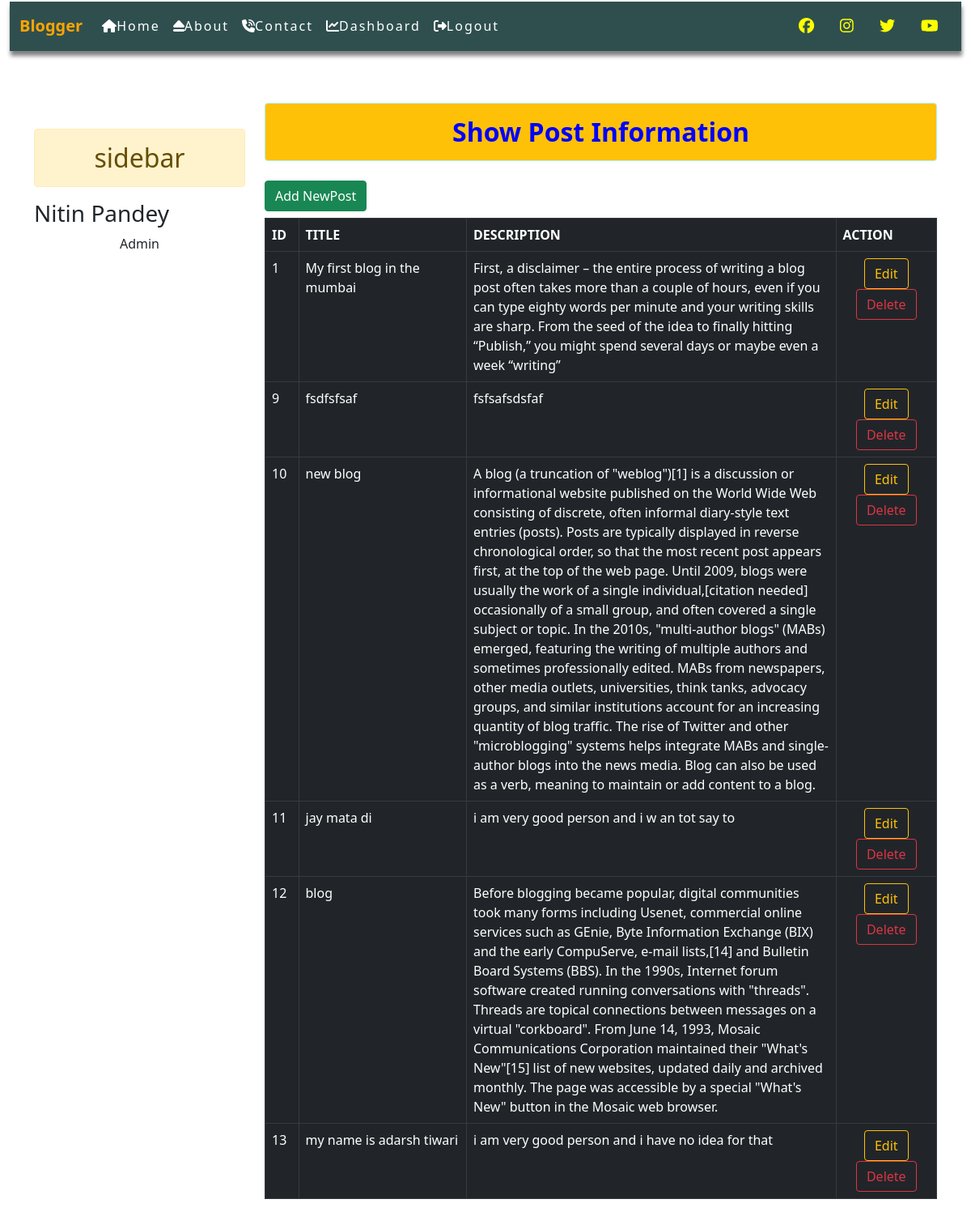
The page /dashboard/ (signed in) on the database its author committed.
### blog/models.py (models this page shows)
class Post(models.Model):
    id = models.AutoField(primary_key=True)
    title=models.CharField(max_length=50)
    desc=models.TextField()

### blog/views.py (the view)
# urls.py: path('dashboard/',views.dashboard,name='dashboardpage'),
def dashboard(request):
    if request.user.is_authenticated:
        posts=Post.objects.all()
        user=request.user
        fullname=user.get_full_name;
        gps=user.groups.all()
        return render(request,'blog/dashboard.html',{'posts':posts,'fullname':fullname,'groups':gps})
    else:
        return HttpResponseRedirect('/login/')

### blog/templates/blog/dashboard.html (shortened to what this page needs)
{% extends 'blog/base.html' %}
{% block side %}
<div class='col-sm-3'>
<h2 class='mt-5 text-center alert alert-warning'>sidebar</h2>
<h3 class='text-capitalize font-weigth-bold'>{{fullname}}</h3>
{% for group in groups %}
<p class='text-capitalize text-center'>{{group.name}}</p>
{% endfor %}
</div>
{% endblock side %}
{% block content %}
  <div class="col-sm-9">
      <h2 class='mt-3 text-center alert alert-info bg-warning' style='color:blue;font-weight:
      bold;'>Show Post Information</h2>
      <a href="{% url 'addpost'%}" class='my-2 btn btn-success'>Add NewPost</a>
      {% if posts %}
      <table class='table table-hover table-bordered table-dark'>
        <thead>
          <tr>
            <th style='width:5%'>ID</th>
            <th style='width:25%'>TITLE</th>
            <th style='width:55%'>DESCRIPTION</th>
            <th style='width:15%'>ACTION</th>
          </tr>
        </thead>
        <tbody>
          {% for post in posts %}
          <tr>
            <td>{{post.id}}</td>
            <td>{{post.title}}</td>
            <td>{{post.desc}}</td>
            <td class='text-center'>
              <a href="{% url 'updatepost' post.id %}" class='btn btn-outline-warning'>Edit</a>
              {% if perms.blog.delete_post %}
              <form action="{% url 'deletepost' post.id %}" method='POST' class='d-inline'>
                <input class='btn btn-outline-danger' type='submit' value='Delete'/>
              </form>
              {% endif%}
            </td>
          </tr>
          {% endfor %}
        </tbody>
      </table>
      {% else %}
      <p class='alert alert-warning'>No Record in Database.</p>
      {% endif %}
  </div>
{% endblock content %}

### blog/static/blog/css/mystyle.css (style rules this page uses)
body { margin:0px; padding:0px; }

### rows shown on the page
Post: id "1", title "My first blog in the mumbai", desc "First, a disclaimer – the entire process of writing a blog post often takes more than a couple of hours, even if you can type eighty words per minute and your writing skills are sharp. From the seed of the idea to finally hitting “Publish,” you might spend several days or maybe even a week “writing”"
Post: id "9", title "fsdfsfsaf", desc "fsfsafsdsfaf"
Post: id "10", title "new blog", desc "A blog (a truncation of \"weblog\")[1] is a discussion or informational website published on the World Wide Web consisting of discrete, often informal diary-style text entries (posts). Posts are typically displayed in reverse chronological order, so that the most recent post appears first, at the top of the web page. Until 2009, blogs were usually the work of a single individual,[citation needed] occasionally of a small group, and often covered a single subject or topic. In the 2010s, \"multi-author blogs\" (MABs) emerged, featuring the writing of multiple authors and sometimes professionally edited. MABs from newspapers, other media outlets, universities, think tanks, advocacy groups, and…"
Post: id "11", title "jay mata di", desc "i am very good person and i w an tot say to"
Post: id "12", title "blog", desc "Before blogging became popular, digital communities took many forms including Usenet, commercial online services such as GEnie, Byte Information Exchange (BIX) and the early CompuServe, e-mail lists,[14] and Bulletin Board Systems (BBS). In the 1990s, Internet forum software created running conversations with \"threads\". Threads are topical connections between messages on a virtual \"corkboard\". From June 14, 1993, Mosaic Communications Corporation maintained their \"What's New\"[15] list of new websites, updated daily and archived monthly. The page was accessible by a special \"What's New\" button in the Mosaic web browser."
Post: id "13", title "my name is adarsh tiwari", desc "i am very good person and i have no idea for that"

### other values the page prints
{{ fullname }} "Nitin Pandey"
{{ group.name }} "Admin"
